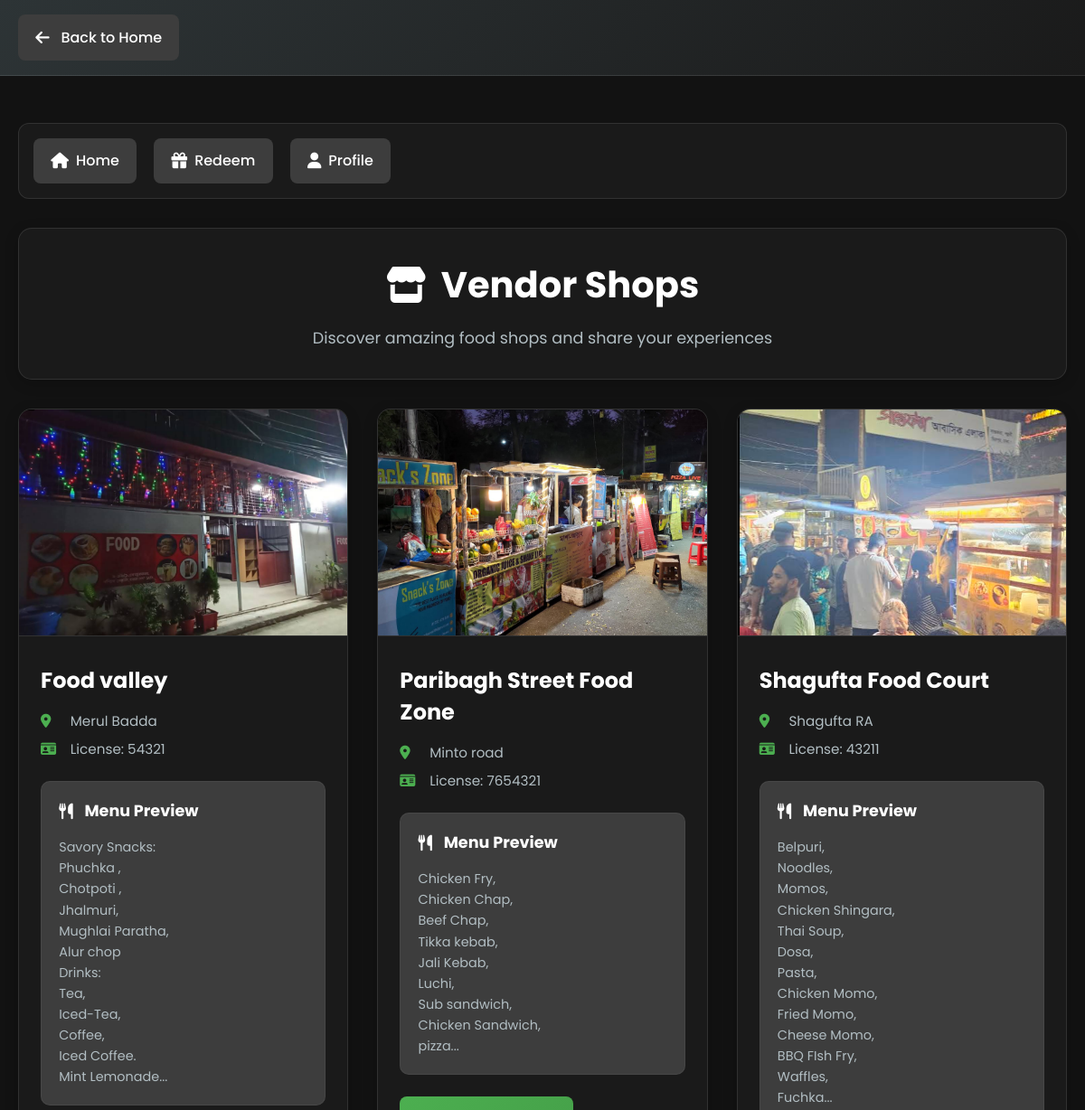
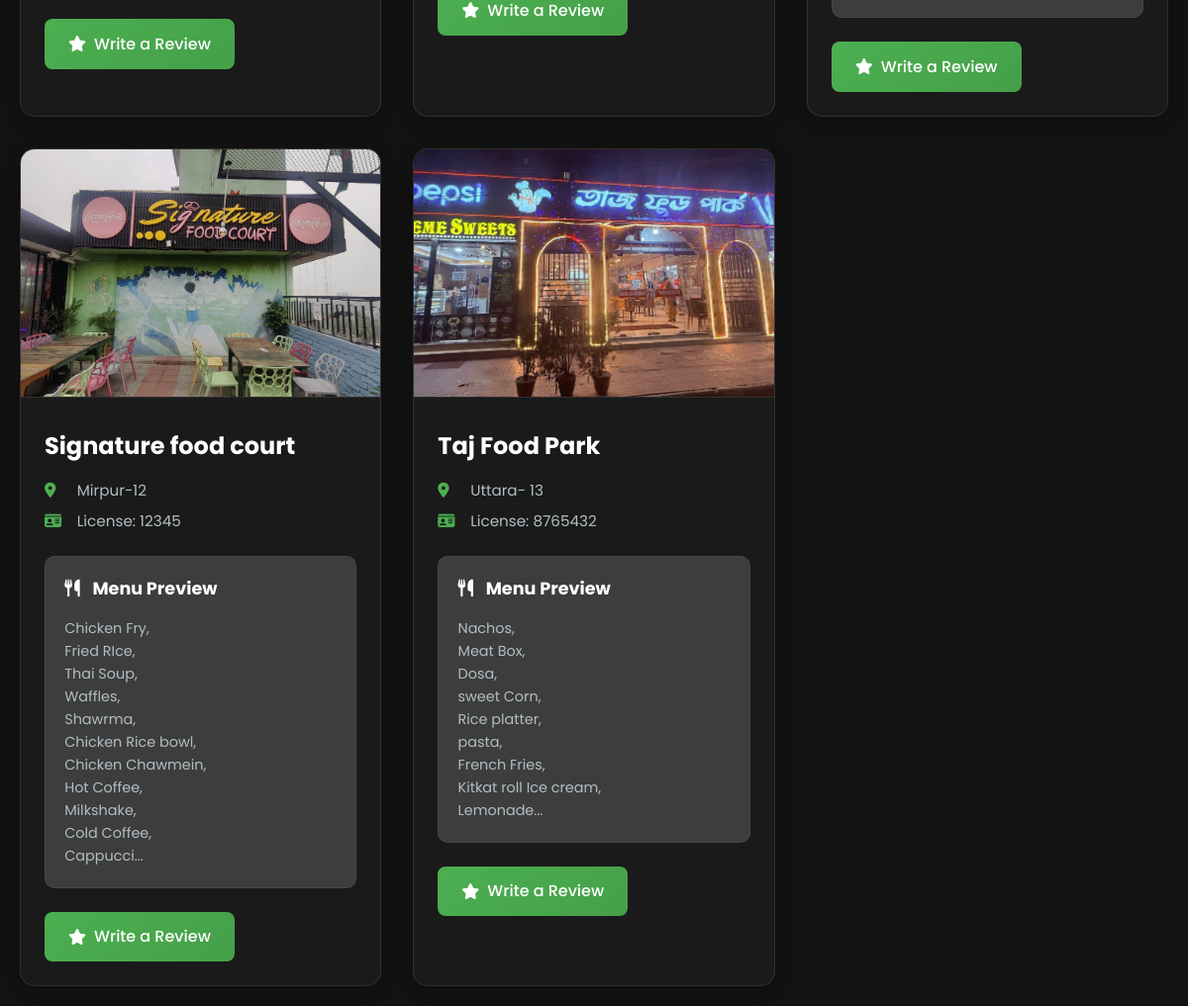
/vendor_shops.php, run on the app's committed database (2 pictures, top to bottom).
### tables this page shows
CREATE TABLE `shop` (
  `id` int(11) NOT NULL,
  `vendor_id` int(11) NOT NULL,
  `shop_name` varchar(100) DEFAULT NULL,
  `license_no` varchar(50) DEFAULT NULL,
  `menu` text DEFAULT NULL,
  `location` varchar(255) DEFAULT NULL,
  `image` varchar(255) DEFAULT NULL
);

### vendor_shops.php (the view, shortened to what this page needs)
<?php
include("db.php");
$query = "SELECT s.*, u.name as vendor_name
          FROM shop s
          JOIN user u ON s.vendor_id = u.user_id
          ORDER BY s.shop_name";
$shops = $conn->query($query);
?>
<!DOCTYPE html>
<html>
<head>
    <link rel="stylesheet" href="https://cdnjs.cloudflare.com/ajax/libs/font-awesome/6.4.0/css/all.min.css">
</head>
<body>
    <div class="go-back-bar">
        <div class="go-back-container">
            <a href="home.php" class="go-back-link">
                <i class="fas fa-arrow-left"></i>
                Back to Home
            </a>
        </div>
    </div>
    <div class="container">
        <div class="nav-links">
            <a href="home.php" class="nav-link">
                <i class="fas fa-home"></i> Home
            </a>
            <a href="#" class="nav-link" onclick="openRedeemModal()">
                <i class="fas fa-gift"></i> Redeem
            </a>
            <a href="profile.php" class="nav-link">
                <i class="fas fa-user"></i> Profile
            </a>
        </div>
        <div class="page-header">
            <h1><i class="fas fa-store"></i> Vendor Shops</h1>
            <p>Discover amazing food shops and share your experiences</p>
        </div>
        <div class="shops-grid">
            <?php while ($shop = $shops->fetch_assoc()): ?>
                <div class="shop-card">
                    <img src="uploads/<?= htmlspecialchars($shop['image']) ?>" alt="Shop Image" class="shop-image">
                    <div class="shop-content">
                        <h2 class="shop-name"><?= htmlspecialchars($shop['shop_name']) ?></h2>
                        <div class="shop-info">
                            <p><i class="fas fa-map-marker-alt"></i> <?= htmlspecialchars($shop['location']) ?></p>
                            <p><i class="fas fa-id-card"></i> License: <?= htmlspecialchars($shop['license_no']) ?></p>
                        </div>
                        <div class="menu-preview">
                            <h4><i class="fas fa-utensils"></i> Menu Preview</h4>
                            <p><?= nl2br(htmlspecialchars(substr($shop['menu'], 0, 150))) ?>...</p>
                        </div>
                        <a href="#" class="review-btn" onclick="openReviewModal('<?= htmlspecialchars($shop['shop_name']) ?>', '<?= htmlspecialchars($shop['license_no']) ?>', <?= $shop['id'] ?>); return false;">
                            <i class="fas fa-star"></i> Write a Review
                        </a>
                    </div>
                </div>
            <?php endwhile; ?>
        </div>
    </div>
</body>
</html>

### vendor_shops.php (style rules this page uses)
:root { --primary-color: #2d3436; --secondary-color: #3d3d3d; --accent-color: #4CAF50; --text-color: #ffffff; --bg-color: #121212; --card-bg: #1a1a1a; --gradient-1: linear-gradient(135deg, #2d3436 0%, #1a1a1a 100%); --gradient-2: linear-gradient(135deg, #4CAF50 0%, #45a049 100%); --gradient-3: linear-gradient(135deg, #2d3436 0%, #1a1a1a 100%); }
body { font-family: 'Poppins', sans-serif; margin: 0; padding: 0; background: var(--bg-color); color: var(--text-color); min-height: 100vh; }
.container { max-width: 1200px; margin: 0 auto; padding: 20px; }
.page-header { background: var(--card-bg); padding: 2rem; border-radius: 15px; margin-bottom: 2rem; box-shadow: 0 4px 15px rgba(0,0,0,0.2); text-align: center; border: 1px solid rgba(255, 255, 255, 0.1); }
.page-header h1 { margin: 0; color: var(--text-color); font-size: 2.5rem; display: flex; align-items: center; justify-content: center; gap: 1rem; }
.page-header p { color: #b2bec3; margin: 1rem 0 0; font-size: 1.1rem; }
.shops-grid { display: grid; grid-template-columns: repeat(auto-fit, minmax(350px, 1fr)); gap: 2rem; margin-top: 2rem; }
.shop-card { background: var(--card-bg); border-radius: 15px; overflow: hidden; box-shadow: 0 4px 15px rgba(0,0,0,0.2); transition: all 0.3s ease; border: 1px solid rgba(255, 255, 255, 0.1); }
.shop-image { width: 100%; height: 250px; object-fit: cover; border-bottom: 1px solid rgba(255, 255, 255, 0.1); }
.shop-content { padding: 1.5rem; }
.shop-name { font-size: 1.5rem; color: var(--text-color); margin: 0 0 1rem; display: flex; align-items: center; gap: 0.5rem; }
.shop-info { color: #b2bec3; margin-bottom: 1.5rem; }
.shop-info p { margin: 0.5rem 0; display: flex; align-items: center; gap: 0.8rem; font-size: 0.95rem; }
.shop-info i { color: var(--accent-color); width: 20px; }
.menu-preview { background: var(--secondary-color); padding: 1.2rem; border-radius: 10px; margin-top: 1.5rem; border: 1px solid rgba(255, 255, 255, 0.05); }
.menu-preview h4 { color: var(--text-color); margin: 0 0 1rem; display: flex; align-items: center; gap: 0.8rem; font-size: 1.1rem; }
.menu-preview p { color: #b2bec3; margin: 0; font-size: 0.9rem; line-height: 1.6; }
.review-btn { display: inline-flex; align-items: center; gap: 0.5rem; background: var(--gradient-2); color: white; text-decoration: none; padding: 0.8rem 1.5rem; border-radius: 8px; margin-top: 1.5rem; transition: all 0.3s ease; font-weight: 500; }
.nav-links { display: flex; gap: 1.2rem; align-items: center; margin-bottom: 2rem; padding: 1rem; background: var(--card-bg); border-radius: 12px; border: 1px solid rgba(255, 255, 255, 0.1); }
.nav-link { color: var(--text-color); text-decoration: none; font-weight: 500; transition: all 0.3s ease; display: flex; align-items: center; gap: 0.5rem; padding: 0.8rem 1.2rem; border-radius: 8px; background: var(--secondary-color); }
.nav-link i { font-size: 1.1rem; }
.go-back-bar { background: var(--gradient-3); padding: 1rem 0; margin-bottom: 2rem; border-bottom: 1px solid rgba(255, 255, 255, 0.1); }
.go-back-container { max-width: 1200px; margin: 0 auto; padding: 0 20px; display: flex; align-items: center; }
.go-back-link { display: inline-flex; align-items: center; gap: 0.8rem; color: var(--text-color); text-decoration: none; font-weight: 500; padding: 0.8rem 1.2rem; border-radius: 8px; background: var(--secondary-color); transition: all 0.3s ease; }
.go-back-link i { font-size: 1.1rem; transition: transform 0.3s ease; }

### data on the page
shop: image (picture), shop_name "Food valley", location "Merul Badda", license_no "54321", menu "Savory Snacks: Phuchka , Chotpoti , Jhalmuri, Mughlai Paratha, Alur chop Drinks: Tea, Iced-Tea, Coffee, Iced Coffee. Mint Lemonade"
shop: image (picture), shop_name "Paribagh Street Food Zone", location "Minto road", license_no "7654321", menu "Chicken Fry, Chicken Chap, Beef Chap, Tikka kebab, Jali Kebab, Luchi, Sub sandwich, Chicken Sandwich, pizza"
shop: image (picture), shop_name "Shagufta Food Court", location "Shagufta RA", license_no "43211", menu "Belpuri, Noodles, Momos, Chicken Shingara, Thai Soup, Dosa, Pasta, Chicken Momo, Fried Momo, Cheese Momo, BBQ FIsh Fry, Waffles, Fuchka"
shop: image (picture), shop_name "Signature food court", location "Mirpur-12", license_no "12345", menu "Chicken Fry, Fried RIce, Thai Soup, Waffles, Shawrma, Chicken Rice bowl, Chicken Chawmein, Hot Coffee, Milkshake, Cold Coffee, Cappucci"
shop: image (picture), shop_name "Taj Food Park", location "Uttara- 13", license_no "8765432", menu "Nachos, Meat Box, Dosa, sweet Corn, Rice platter, pasta, French Fries, Kitkat roll Ice cream, Lemonade"
